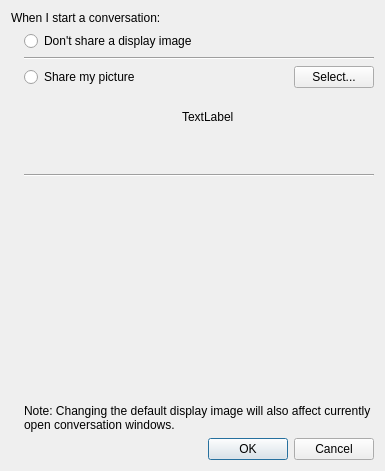
<?xml version="1.0" encoding="UTF-8"?>
<ui version="4.0">
 <class>avatarPrechooserDialog</class>
 <widget class="QDialog" name="avatarPrechooserDialog">
  <property name="geometry">
   <rect>
    <x>0</x>
    <y>0</y>
    <width>385</width>
    <height>471</height>
   </rect>
  </property>
  <property name="sizePolicy">
   <sizepolicy hsizetype="Minimum" vsizetype="Minimum">
    <horstretch>0</horstretch>
    <verstretch>0</verstretch>
   </sizepolicy>
  </property>
  <property name="minimumSize">
   <size>
    <width>385</width>
    <height>471</height>
   </size>
  </property>
  <property name="windowTitle">
   <string>My Display Image</string>
  </property>
  <layout class="QVBoxLayout" name="verticalLayout_4">
   <item>
    <widget class="QLabel" name="label">
     <property name="text">
      <string>When I start a conversation:</string>
     </property>
    </widget>
   </item>
   <item>
    <layout class="QHBoxLayout" name="horizontalLayout_2">
     <item>
      <spacer name="horizontalSpacer">
       <property name="orientation">
        <enum>Qt::Horizontal</enum>
       </property>
       <property name="sizeType">
        <enum>QSizePolicy::Fixed</enum>
       </property>
       <property name="sizeHint" stdset="0">
        <size>
         <width>13</width>
         <height>20</height>
        </size>
       </property>
      </spacer>
     </item>
     <item>
      <layout class="QVBoxLayout" name="verticalLayout_3">
       <item>
        <widget class="QRadioButton" name="noShareRadioButton">
         <property name="text">
          <string>Don't share a display image</string>
         </property>
         <attribute name="buttonGroup">
          <string notr="true">avatarButtonGroup</string>
         </attribute>
        </widget>
       </item>
       <item>
        <widget class="Line" name="line">
         <property name="orientation">
          <enum>Qt::Horizontal</enum>
         </property>
        </widget>
       </item>
       <item>
        <layout class="QHBoxLayout" name="horizontalLayout">
         <property name="sizeConstraint">
          <enum>QLayout::SetMaximumSize</enum>
         </property>
         <item>
          <layout class="QVBoxLayout" name="verticalLayout_2">
           <property name="rightMargin">
            <number>10</number>
           </property>
           <item>
            <widget class="QRadioButton" name="shareRadioButton">
             <property name="text">
              <string>Share my picture</string>
             </property>
             <attribute name="buttonGroup">
              <string notr="true">avatarButtonGroup</string>
             </attribute>
            </widget>
           </item>
           <item>
            <spacer name="verticalSpacer">
             <property name="orientation">
              <enum>Qt::Vertical</enum>
             </property>
             <property name="sizeType">
              <enum>QSizePolicy::Minimum</enum>
             </property>
             <property name="sizeHint" stdset="0">
              <size>
               <width>20</width>
               <height>80</height>
              </size>
             </property>
            </spacer>
           </item>
          </layout>
         </item>
         <item>
          <widget class="QLabel" name="label_avatar">
           <property name="sizePolicy">
            <sizepolicy hsizetype="Fixed" vsizetype="Fixed">
             <horstretch>0</horstretch>
             <verstretch>0</verstretch>
            </sizepolicy>
           </property>
           <property name="minimumSize">
            <size>
             <width>96</width>
             <height>96</height>
            </size>
           </property>
           <property name="maximumSize">
            <size>
             <width>96</width>
             <height>96</height>
            </size>
           </property>
           <property name="text">
            <string>TextLabel</string>
           </property>
          </widget>
         </item>
         <item>
          <layout class="QVBoxLayout" name="verticalLayout">
           <property name="leftMargin">
            <number>10</number>
           </property>
           <item>
            <widget class="QPushButton" name="button_selectAvatar">
             <property name="sizePolicy">
              <sizepolicy hsizetype="Fixed" vsizetype="Fixed">
               <horstretch>0</horstretch>
               <verstretch>0</verstretch>
              </sizepolicy>
             </property>
             <property name="text">
              <string>Select...</string>
             </property>
            </widget>
           </item>
           <item>
            <spacer name="verticalSpacer_2">
             <property name="orientation">
              <enum>Qt::Vertical</enum>
             </property>
             <property name="sizeType">
              <enum>QSizePolicy::Minimum</enum>
             </property>
             <property name="sizeHint" stdset="0">
              <size>
               <width>20</width>
               <height>80</height>
              </size>
             </property>
            </spacer>
           </item>
          </layout>
         </item>
        </layout>
       </item>
       <item>
        <widget class="Line" name="line_2">
         <property name="orientation">
          <enum>Qt::Horizontal</enum>
         </property>
        </widget>
       </item>
       <item>
        <spacer name="verticalSpacer_3">
         <property name="orientation">
          <enum>Qt::Vertical</enum>
         </property>
         <property name="sizeHint" stdset="0">
          <size>
           <width>20</width>
           <height>40</height>
          </size>
         </property>
        </spacer>
       </item>
       <item>
        <widget class="QLabel" name="label_2">
         <property name="text">
          <string>Note: Changing the default display image will also affect currently open conversation windows.</string>
         </property>
         <property name="wordWrap">
          <bool>true</bool>
         </property>
        </widget>
       </item>
      </layout>
     </item>
    </layout>
   </item>
   <item>
    <widget class="QDialogButtonBox" name="buttonBox">
     <property name="orientation">
      <enum>Qt::Horizontal</enum>
     </property>
     <property name="standardButtons">
      <set>QDialogButtonBox::Cancel|QDialogButtonBox::Ok</set>
     </property>
    </widget>
   </item>
  </layout>
 </widget>
 <resources/>
 <connections>
  <connection>
   <sender>buttonBox</sender>
   <signal>accepted()</signal>
   <receiver>avatarPrechooserDialog</receiver>
   <slot>accept()</slot>
   <hints>
    <hint type="sourcelabel">
     <x>248</x>
     <y>254</y>
    </hint>
    <hint type="destinationlabel">
     <x>157</x>
     <y>274</y>
    </hint>
   </hints>
  </connection>
  <connection>
   <sender>buttonBox</sender>
   <signal>rejected()</signal>
   <receiver>avatarPrechooserDialog</receiver>
   <slot>reject()</slot>
   <hints>
    <hint type="sourcelabel">
     <x>316</x>
     <y>260</y>
    </hint>
    <hint type="destinationlabel">
     <x>286</x>
     <y>274</y>
    </hint>
   </hints>
  </connection>
 </connections>
 <buttongroups>
  <buttongroup name="avatarButtonGroup"/>
 </buttongroups>
</ui>
